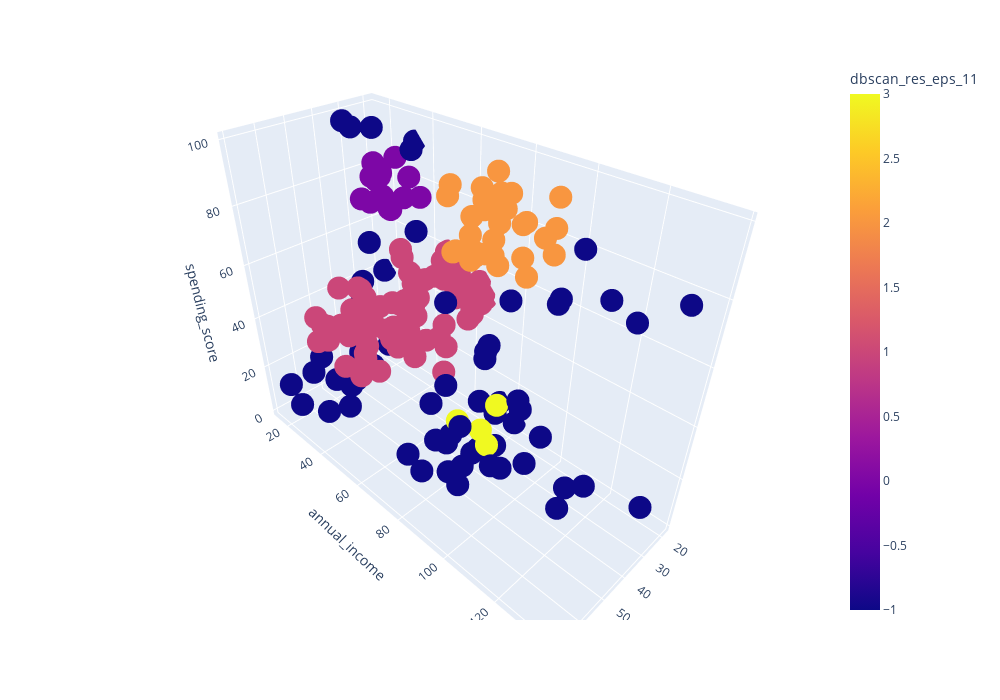

The notebook cell saved with this chart:
### Markdown cell above
Как видно, алгоритм плохо работает с настройками по умолчанию, поэтому попробуем изменить их.

Большая часть наших данных разрежённые, а чем больше разброс точек в датасете, тем большее значение радиуса вокруг точки (eps) нужно задавать. Так как данные разрежённые, попробуем увеличить значение eps до 11 и визуально оценим результат:

### Code cell
# импортируем DBSCAN-кластеризацию
from sklearn.cluster import DBSCAN

#запускаем кластеризацию на наших данных
dbscan = DBSCAN(eps=10)
clustering_dbscan_res = dbscan.fit_predict(X)
df['dbscan_res_eps_11'] = clustering_dbscan_res

get_3d_visualization(df, 'dbscan_res_eps_11')

### Figure 1 — Plotly figure (JSON) as saved in the notebook; plotly's stock layout.template omitted (floating-point values rounded to 4 significant figures; data arrays with more than 128 entries replaced by an {"elided": "..."} marker saying what was removed)
{"data": [{"hovertemplate": "age=%{x}<br>annual_income=%{y}<br>spending_score=%{z}<br>dbscan_res_eps_11=%{marker.color}<extra></extra>", "legendgroup": "", "marker": {"color": {"elided": "200 int values"}, "coloraxis": "coloraxis", "symbol": "circle"}, "mode": "markers", "name": "", "scene": "scene", "showlegend": false, "type": "scatter3d", "x": {"elided": "200 int values"}, "y": {"elided": "200 int values"}, "z": {"elided": "200 int values"}}], "layout": {"coloraxis": {"colorbar": {"title": {"text": "dbscan_res_eps_11"}}, "colorscale": [[0, "#0d0887"], [0.1111, "#46039f"], [0.2222, "#7201a8"], [0.3333, "#9c179e"], [0.4444, "#bd3786"], [0.5556, "#d8576b"], [0.6667, "#ed7953"], [0.7778, "#fb9f3a"], [0.8889, "#fdca26"], [1, "#f0f921"]]}, "height": 700, "legend": {"tracegroupgap": 0}, "margin": {"t": 60}, "scene": {"domain": {"x": [0, 1], "y": [0, 1]}, "xaxis": {"title": {"text": "age"}}, "yaxis": {"title": {"text": "annual_income"}}, "zaxis": {"title": {"text": "spending_score"}}}, "width": 1000}}
